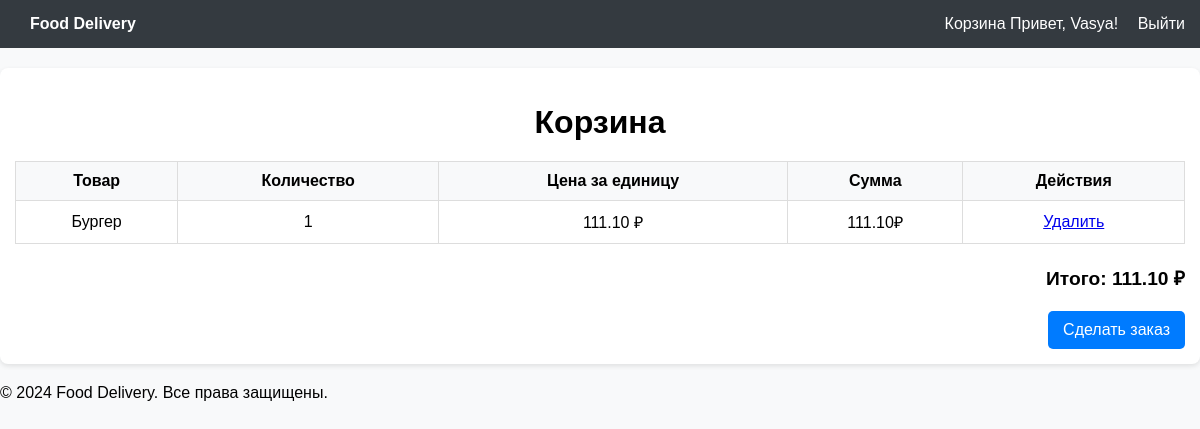
/cart (signed in), run on the app's committed database.
### core/models.py (models this page shows, shortened)
class Cart(models.Model):
    user = models.ForeignKey(User, on_delete=models.CASCADE)
    item = models.ForeignKey(Food, on_delete=models.CASCADE)
    quantity = models.PositiveIntegerField(default=1)
    price = models.DecimalField(blank=True, null=True, max_digits=10, decimal_places=2)

class Food(models.Model):
    compound = models.CharField(max_length=255, blank=True, null=True)
    name = models.CharField(max_length=100)
    category = models.ManyToManyField(Category)
    image = models.ImageField(upload_to='food')
    description = models.TextField(blank=True, null=True)
    calories = models.FloatField(blank=True, null=True)
    price = models.DecimalField(max_digits=10, decimal_places=2)
    is_available = models.BooleanField(default=True)

### core/views.py (the view)
# urls.py: path('cart', cart, name = 'cart'),
@login_required
def cart(request):
    cart = Cart.objects.filter(user = request.user)
    total_price = sum([i.price for i in cart])
    return render(request, 'cart.html', {"carts":cart, 'total_price':total_price})

### core/templates/cart.html (shortened to what this page needs)
<!DOCTYPE html>
<html lang="en">
<head>
</head>
<body>
    <header>
        <div>
           <a href="{% url 'home:home' %}"> <strong>Food Delivery</strong></a>
        </div>
        <div class="cart-info">
            <a href="{% url 'home:cart' %}">
                Корзина
            </a>
            {% if user.is_authenticated %}
                Привет, {{ user.username }}!
                <a href="{% url 'account:logout' %}">Выйти</a>
            {% else %}
                <a href="{% url 'account:login' %}">Вход</a>
                <a href="{% url 'account:register' %}">Регистрация</a>
            {% endif %}
        </div>
    </header>
    <div class="container">
        <h1>Корзина</h1>
        {% if carts %}
        <table class="cart-table">
            <thead>
                <tr>
                    <th>Товар</th>
                    <th>Количество</th>
                    <th>Цена за единицу</th>
                    <th>Сумма</th>
                    <th>Действия</th>
                </tr>
            </thead>
            <tbody>
                {% for cart in carts %}
                <tr>
                    <td>{{ cart.item.name }}</td>
                    <td>{{ cart.quantity }}</td>
                    <td>{{ cart.item.price }} ₽</td>
                    <td> {{cart.price}}₽</td>
                    <td>
                        <a href="{% url 'home:remove' cart.item.pk %}">Удалить</a>
                    </td>
                </tr>
                {% endfor %}
            </tbody>
        </table>
        <div class="total">
            Итого: {{ total_price }} ₽
        </div>
        <div class="actions">
            <a href="{% url 'home:address_order' %}">Сделать заказ</a>
        </div>
        {% else %}
        <p>Ваша корзина пуста.</p>
        {% endif %}
    </div>
    <footer>
        &copy; 2024 Food Delivery. Все права защищены.
    </footer>
</body>
</html>

### core/templates/cart.html (style rules this page uses)
body { font-family: Arial, sans-serif; margin: 0; padding: 0; background-color: #f8f9fa; }
header { background-color: #343a40; color: #fff; padding: 15px; display: flex; justify-content: space-between; align-items: center; }
header a { color: #fff; text-decoration: none; margin-left: 15px; }
.container { max-width: 1200px; margin: 20px auto; padding: 15px; background-color: #fff; border-radius: 8px; box-shadow: 0 2px 5px rgba(0, 0, 0, 0.1); }
h1 { text-align: center; margin-bottom: 20px; }
.cart-table { width: 100%; border-collapse: collapse; }
.cart-table th, .cart-table td { border: 1px solid #ddd; padding: 10px; text-align: center; }
.cart-table th { background-color: #f8f9fa; }
.total { text-align: right; margin-top: 20px; font-size: 1.2em; font-weight: bold; }
.actions { text-align: right; margin-top: 20px; }
.actions a { display: inline-block; background-color: #007bff; color: #fff; padding: 10px 15px; text-decoration: none; border-radius: 5px; transition: background-color 0.3s; }

### data on the page
Cart: item.name "Бургер", quantity "1", item.price "111.10", price "111.10"

### other printed values
{{ user.username }} "Vasya"
{{ total_price }} "111.10"
